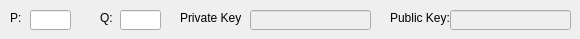
     <widget class="QWidget" name="page_14">
      <widget class="QLineEdit" name="RSA_lineEdit_p_2">
       <property name="geometry">
        <rect>
         <x>30</x>
         <y>10</y>
         <width>41</width>
         <height>20</height>
        </rect>
       </property>
      </widget>
      <widget class="QLabel" name="label_52">
       <property name="geometry">
        <rect>
         <x>10</x>
         <y>10</y>
         <width>21</width>
         <height>16</height>
        </rect>
       </property>
       <property name="text">
        <string>P: </string>
       </property>
      </widget>
      <widget class="QLineEdit" name="RSA_lineEdit_q_2">
       <property name="geometry">
        <rect>
         <x>120</x>
         <y>10</y>
         <width>41</width>
         <height>20</height>
        </rect>
       </property>
      </widget>
      <widget class="QLabel" name="label_53">
       <property name="geometry">
        <rect>
         <x>100</x>
         <y>10</y>
         <width>21</width>
         <height>16</height>
        </rect>
       </property>
       <property name="text">
        <string>Q: </string>
       </property>
      </widget>
      <widget class="QLineEdit" name="RSA_lineEdit_prkey_2">
       <property name="enabled">
        <bool>false</bool>
       </property>
       <property name="geometry">
        <rect>
         <x>250</x>
         <y>10</y>
         <width>121</width>
         <height>20</height>
        </rect>
       </property>
      </widget>
      <widget class="QLabel" name="label_54">
       <property name="geometry">
        <rect>
         <x>180</x>
         <y>10</y>
         <width>61</width>
         <height>16</height>
        </rect>
       </property>
       <property name="text">
        <string>Private Key: </string>
       </property>
      </widget>
      <widget class="QLabel" name="label_55">
       <property name="geometry">
        <rect>
         <x>390</x>
         <y>10</y>
         <width>61</width>
         <height>16</height>
        </rect>
       </property>
       <property name="text">
        <string>Public Key: </string>
       </property>
      </widget>
      <widget class="QLineEdit" name="RSA_lineEdit_pukey_2">
       <property name="enabled">
        <bool>false</bool>
       </property>
       <property name="geometry">
        <rect>
         <x>450</x>
         <y>10</y>
         <width>121</width>
         <height>20</height>
        </rect>
       </property>
      </widget>
     </widget>
